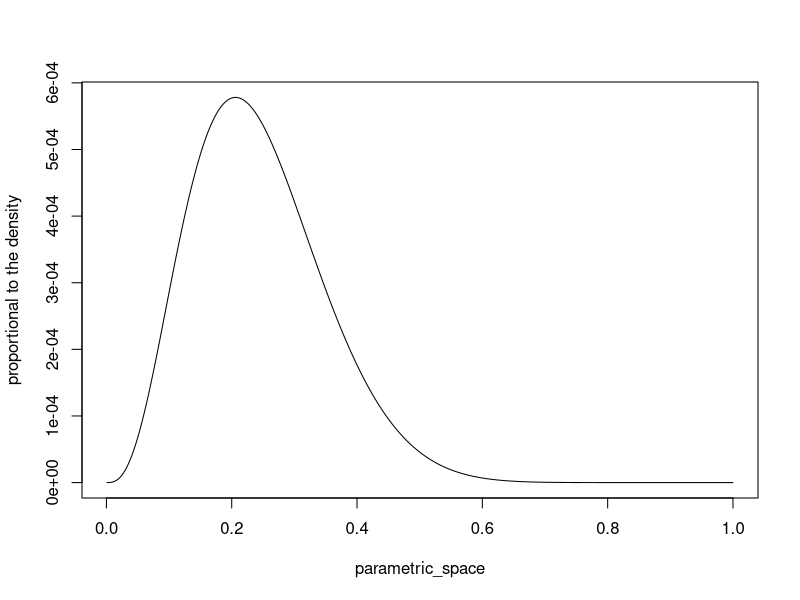
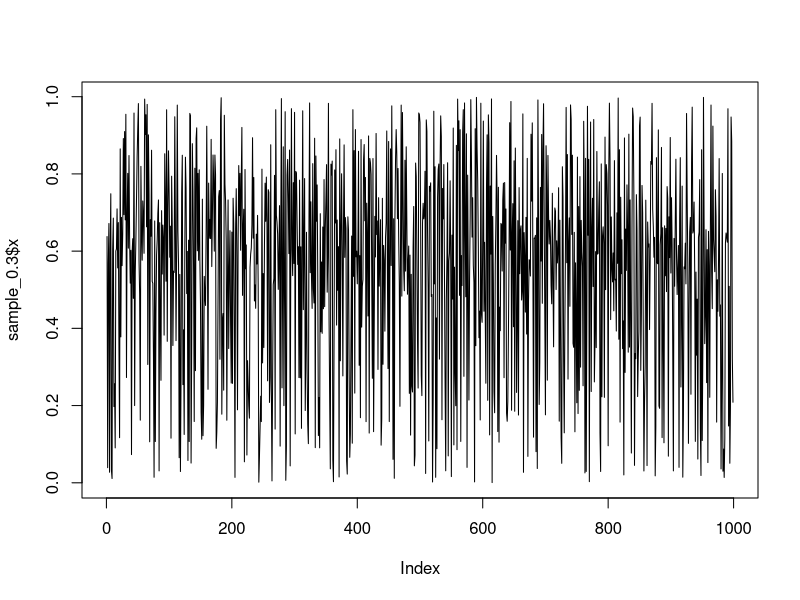
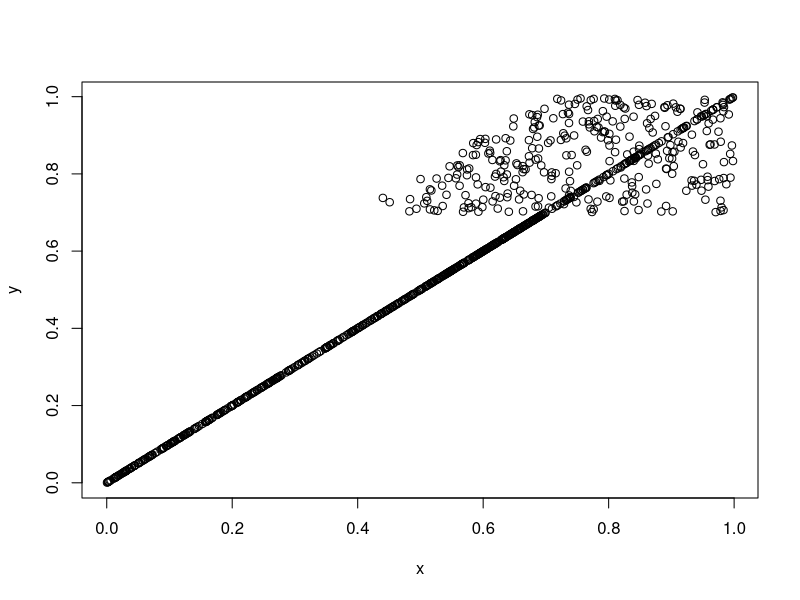
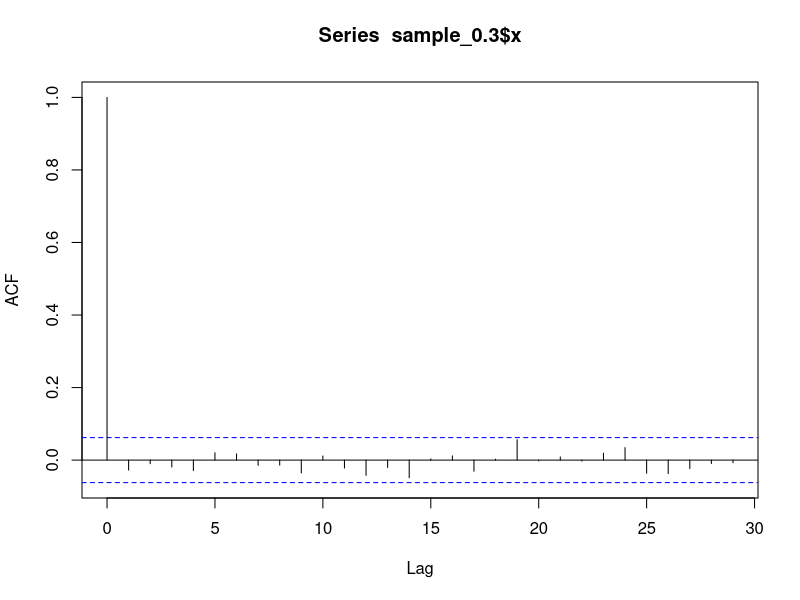
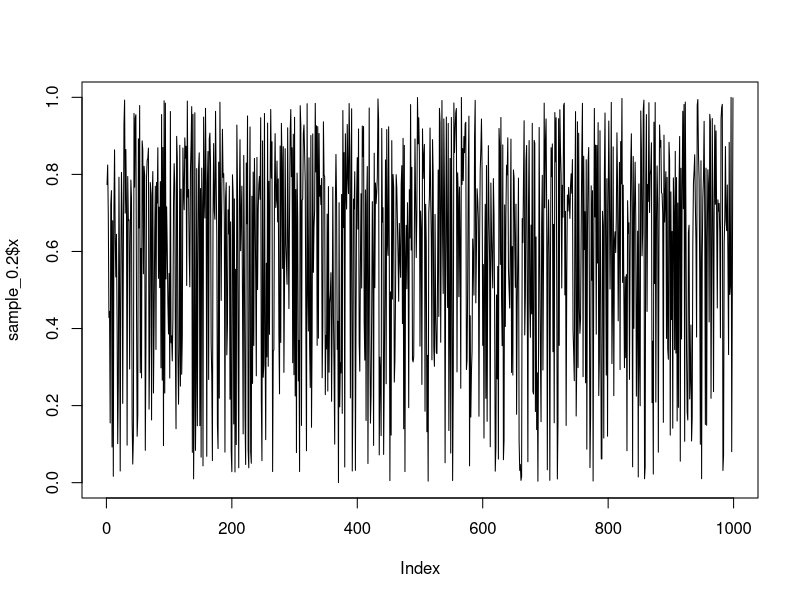
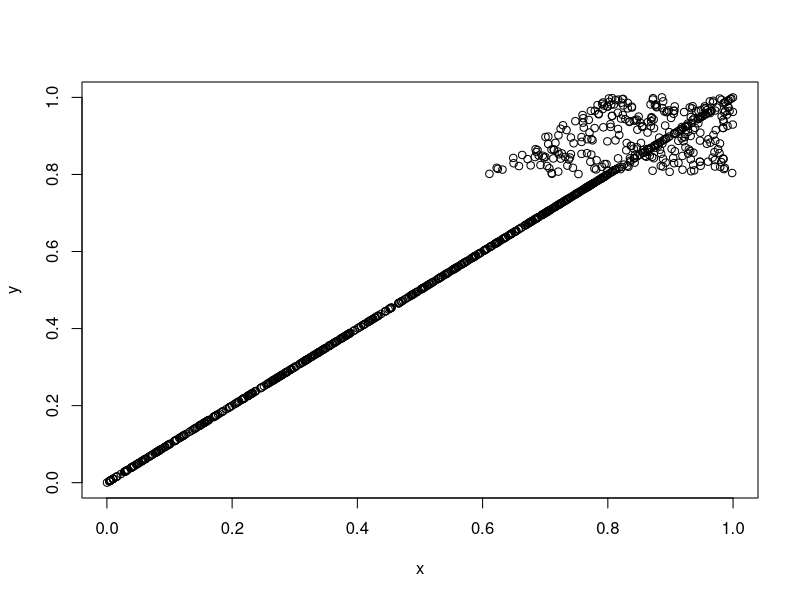
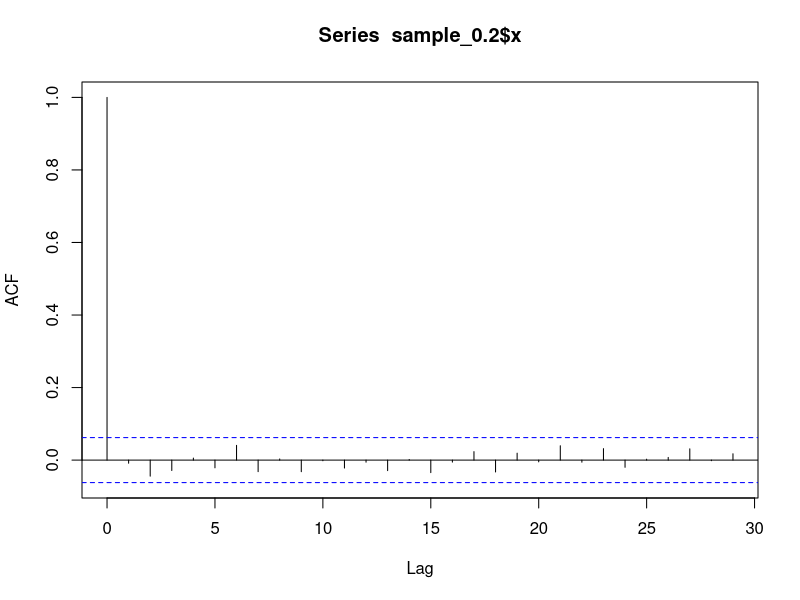
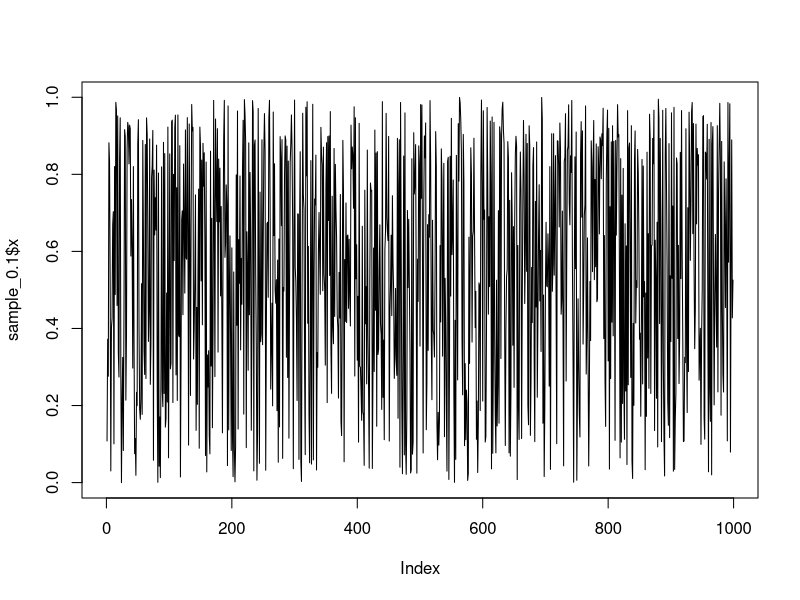

Generate these figures, in order, with R:
## ---- chunk 1
knitr::opts_chunk$set(echo = TRUE)
## ---- chunk 2
posterior_prop <- function(theta){
  
  return(
    (theta^3)*(1-theta)^13+
      (theta^4)*(1-theta)^12+
      (theta^5)*(1-theta)^11
  )
}

parametric_space <- seq(0.001,1,0.001)

plot(parametric_space,posterior_prop(theta=parametric_space),
     type='l',ylab='proportional to the density')
## ---- chunk 3

x_given_y <- function(constant,y){
  b <- max(0,y-constant)
  a <- min(y+constant,1)
  return(runif(a,b))
}

y_given_x <- function(constant,x){
  b <- max(0,x-constant)
  a <- min(x+constant,1)
  return(runif(a,b))
}

constant = 0.3

gibbs_ex6 <- function(B=1000,constant,skip=100,burn_in=1000){
  set.seed(1000)
  samples <- data.frame(x=NA,y=NA)
  new_x <- 0.5
  for(i in 1:(B*skip)){
    new_y <- y_given_x(x = new_x,constant = constant)
    new_x <- x_given_y(y = new_y,constant = constant)
    if ((i %% skip) == 0 & i>burn_in){
      samples <- rbind(samples,c(new_x,new_y))
    }
  }
  return(samples[-1,])
}

sample_0.3 <- gibbs_ex6(B = 1000,0.3,skip=1000)
sample_0.2 <- gibbs_ex6(B = 1000,0.2,skip=1000)
sample_0.1 <- gibbs_ex6(B = 1000,0.1,skip=1000)

plot(sample_0.3$x,type='l')
plot(sample_0.3)
acf(sample_0.3$x)

plot(sample_0.2$x,type='l')
plot(sample_0.2)
acf(sample_0.2$x)

plot(sample_0.1$x,type='l')
plot(sample_0.1)
acf(sample_0.1$x)


par(mfrow=c(1,3))
plot(sample_0.3$x,type='l')
plot(sample_0.2$x,type='l')
plot(sample_0.1$x,type='l')
par(mfrow=c(1,1))
